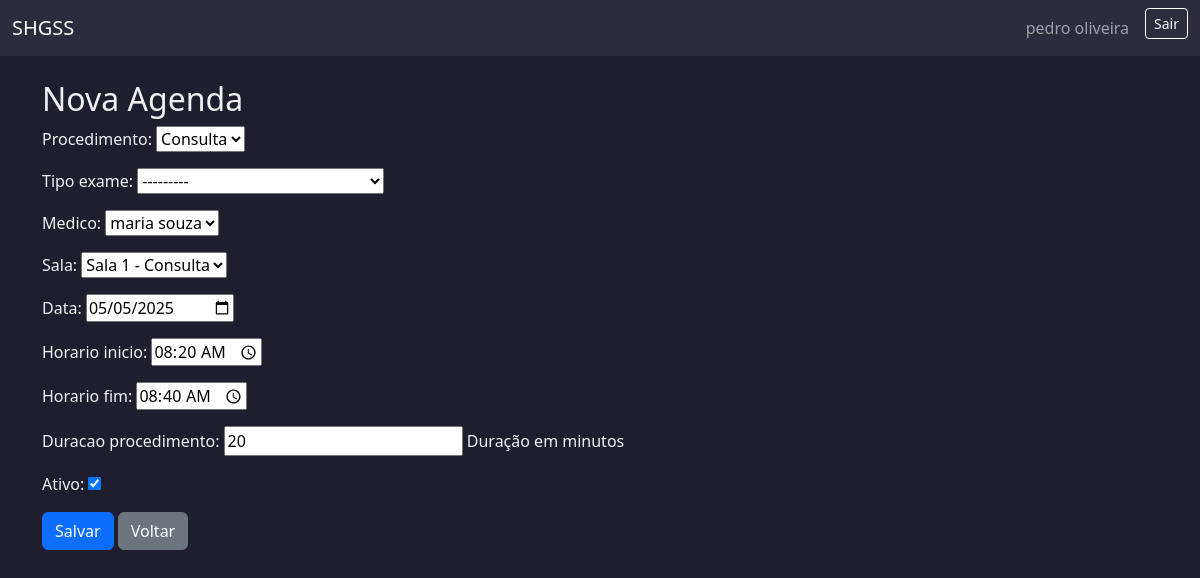
Screenshot of /agenda/2/editar/ (signed in) with the database file from the repository.
### usuarios/models.py (models this page shows, shortened)
class Usuario(AbstractUser):
    ROLE_CHOICES = [
        ('paciente', 'Paciente'),
        ('medico', 'Médico'),
        ('administrativo', 'Administrativo'),
        ('financeiro', 'Financeiro'),
    ]
    cpf = models.CharField(max_length=14, unique=True, blank=False, null=False)
    telefone = models.CharField(max_length=20)
    rua = models.CharField(max_length=100)
    numero = models.CharField(max_length=10)
    bairro = models.CharField(max_length=50)
    cidade = models.CharField(max_length=50)
    estado = models.CharField(max_length=2)
    cep = models.CharField(max_length=9)
    role = models.CharField(max_length=20, choices=ROLE_CHOICES)
    plano_saude = models.CharField(max_length=50, null=True, blank=True)
    numero_cartao_plano = models.CharField(max_length=30, null=True, blank=True)
    crm = models.CharField(max_length=20, null=True, blank=True)
    especialidade = models.CharField(max_length=50, null=True, blank=True)
    setor = models.CharField(max_length=50, null=True, blank=True)
    cargo = models.CharField(max_length=50, null=True, blank=True)
    def __str__(self):
        return self.get_full_name() or self.username

class Agenda(models.Model):
    PROCEDIMENTO_CHOICES = [
        ('consulta', 'Consulta'),
        ('exame', 'Exame'),
    ]
    EXAME_CHOICES = [
        ('radiografia', 'Radiografia'),
        ('ultrassonografia', 'Ultrassonografia'),
        ('tomografia', 'Tomografia Computadorizada'),
        ('mamografia', 'Mamografia'),
        ('doppler', 'Doppler'),
    ]
    procedimento = models.CharField(max_length=20, choices=PROCEDIMENTO_CHOICES)
    tipo_exame = models.CharField(max_length=30, choices=EXAME_CHOICES, blank=True, null=True)
    medico = models.ForeignKey(Usuario, on_delete=models.SET_NULL, null=True, blank=True, limit_choices_to={'role': 'medico'})
    sala = models.ForeignKey(Sala, on_delete=models.PROTECT)
    data = models.DateField()
    horario_inicio = models.TimeField()
    horario_fim = models.TimeField()
    duracao_procedimento = models.PositiveIntegerField(help_text="Duração em minutos")
    ativo = models.BooleanField(default=True)  # se foi excluído ou não

### usuarios/views.py (the view)
# urls.py: path('agenda/<int:pk>/editar/', views.editar_agenda, name='editar_agenda'),
@role_required('administrativo')
def editar_agenda(request, pk):
    agenda = get_object_or_404(Agenda, pk=pk)
    form = AgendaForm(request.POST or None, instance=agenda)
    if form.is_valid():
        form.save()
        return redirect('lista_agenda')
    return render(request, 'agenda/form_agenda.html', {'form': form})

### usuarios/forms.py (shortened to what this page needs)
class AgendaForm(forms.ModelForm):
    class Meta:
        model = Agenda
        fields = '__all__'
        widgets = {
            'data': forms.DateInput(attrs={'type': 'date'}),
            'horario_inicio': forms.TimeInput(attrs={'type': 'time'}),
            'horario_fim': forms.TimeInput(attrs={'type': 'time'}),
        }

### usuarios/models.py (called while the page is built)
    def __str__(self):
        return f"Sala {self.numero} - {self.get_tipo_display()}"

### templates/agenda/form_agenda.html (shortened to what this page needs)
{% extends 'base.html' %}
{% block content %}
<h2>Nova Agenda</h2>
<form method="post">
    {{ form.as_p }}
    <button type="submit" class="btn btn-primary">Salvar</button>
    <a href="{% url 'lista_agenda' %}" class="btn btn-secondary">Voltar</a>
</form>
{% endblock %}

### templates/base.html (shortened to what this page needs)
<!DOCTYPE html>
<html lang="pt-br">
<head>
    <link href="https://cdn.jsdelivr.net/npm/bootstrap@5.3.2/dist/css/bootstrap.min.css" rel="stylesheet">
</head>
<body>
    <nav class="navbar navbar-expand-lg navbar-dark">
        <div class="container-fluid">
            <a class="navbar-brand" href="#">SHGSS</a>
            <div class="collapse navbar-collapse">
                <ul class="navbar-nav ms-auto">
                    {% if user.is_authenticated %}
                        <li class="nav-item">
                            <a class="nav-link" href="#">{{ user.get_full_name }}</a>
                        </li>
                        <li class="nav-item">
                            <form method="post" action="{% url 'logout' %}">
                                <button type="submit" class="btn btn-sm btn-outline-light ms-2">Sair</button>
                            </form>
                        </li>
                    {% else %}
                        <li class="nav-item">
                            <a class="nav-link" href="{% url 'login' %}">Entrar</a>
                        </li>
                    {% endif %}
                </ul>
            </div>
        </div>
    </nav>
    <div class="container mt-4">
        {% block content %}{% endblock %}
    </div>
</body>
</html>

### templates/base.html (style rules this page uses)
body { background-color: #1e1e2f; color: #f0f0f0; }
.navbar { background-color: #2c2c3e; }
a { color: #9ecbff; }

### rows the page displays
Usuario: get_full_name "pedro oliveira"
Agenda: procedimento "Consulta", tipo_exame "---------", medico "maria souza", sala "Sala 1 - Consulta", data "05/05/2025", horario_inicio "08:20:00", horario_fim "08:40:00", duracao_procedimento "20", ativo "☑"
